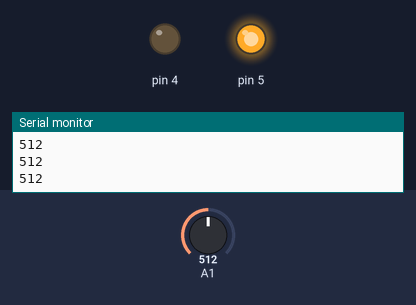
This sketch was run on a simulated Arduino Uno, built with avr-gcc and run on an emulated ATmega328P. On the bench: output pins drawn as LEDs (lit = HIGH), the last lines printed to the serial monitor. The inputs (shaded band) are chosen by the test bench; at power-on: A1 = 512.

Above: at 1.3 s.
1.4 s: A1 set to 258
3.2 s: A1 set to 240
At 5.1 s:
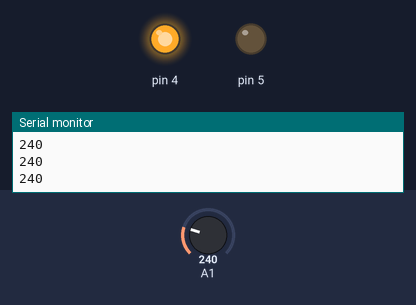
5.5 s: A1 set to 260
At 6.7 s:
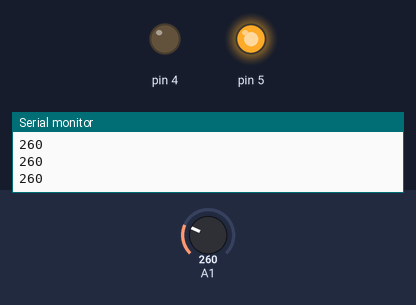
7.5 s: A1 set to 122
At 9.4 s:
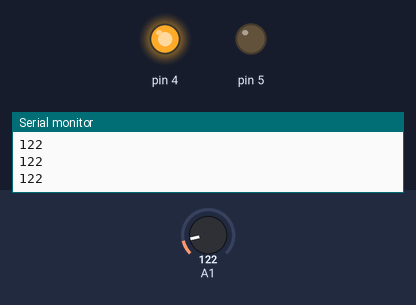
Timing chart, 0 to 10.5 s (numbered marks = the images above; inputs shaded):
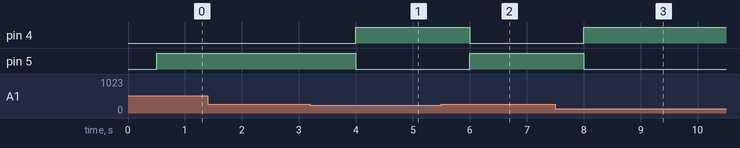

The sketch:

LDR_sensor.ino
```cpp
void setup() {
  // put your setup code here, to run once:
 pinMode(A1,INPUT);
 pinMode(5,OUTPUT);
 pinMode(4,OUTPUT);
 Serial.begin(9600);
}

void loop() {
  // put your main code here, to run repeatedly:
int val = analogRead(A1);
Serial.println(val);
delay(500);

if(val>250)
{ digitalWrite(5,HIGH);
 digitalWrite(4,LOW);
}
else
{ digitalWrite(5,LOW);
 digitalWrite(4,HIGH);
}
}
```

Measured:
- the behaviour switches between 251 and 250 on A1 (found by bisection; images 0 and 1)
- after the input at 3.2 s, pin 4: LOW → HIGH after 0.80 s; pin 5: HIGH → LOW after 0.80 s
- after the input at 5.5 s, pin 4: HIGH → LOW after 0.50 s; pin 5: LOW → HIGH after 0.50 s
- after the input at 7.5 s, pin 4: LOW → HIGH after 0.50 s; pin 5: HIGH → LOW after 0.50 s
